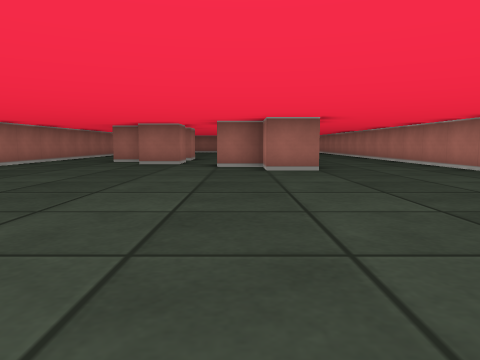
[1] (above)

15 first-person views from a walk through a cub3D ray-caster map. The camera is about half as high as the walls, tilts 6° down and sees 70° across. The floor is counted in squares. Each view is taken from the middle of a square. On the plan, view 1 faces up. The plan holds only what a view shows up to about 9 squares ahead; the rest is blank.

[2]
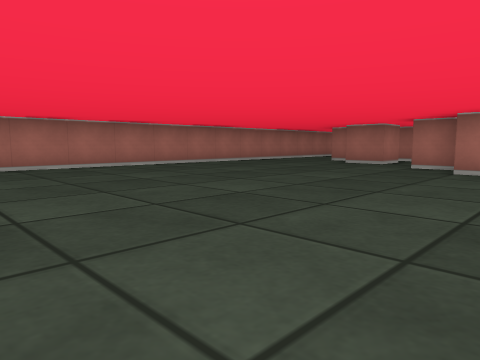

[3]
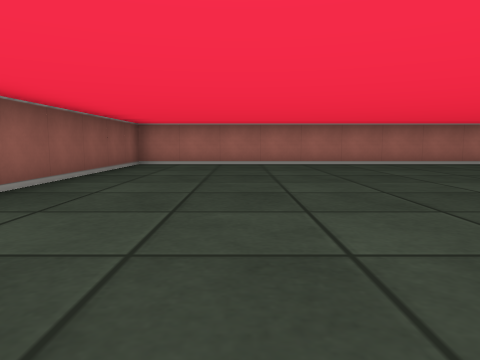

[4]
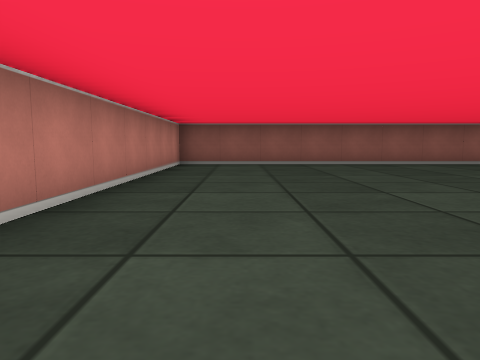

[5]
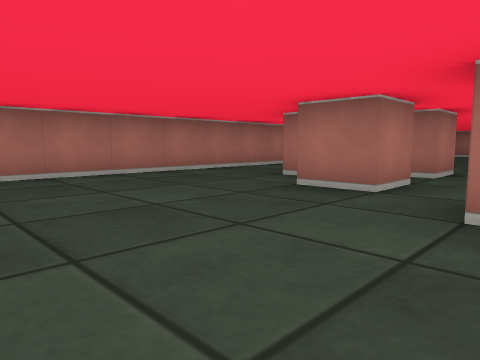

[6]
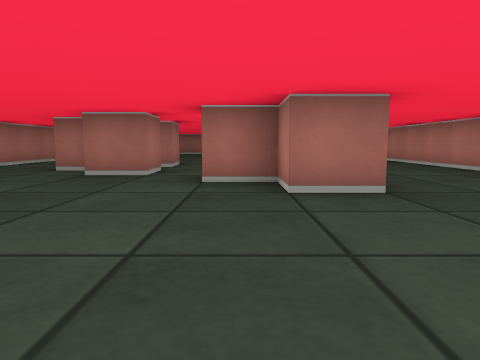

[7]
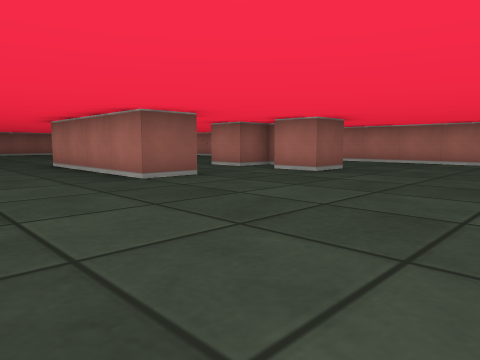

[8]
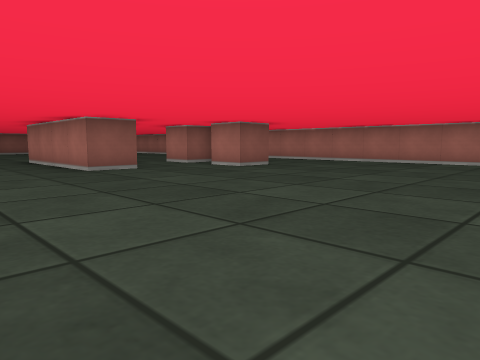

[9]
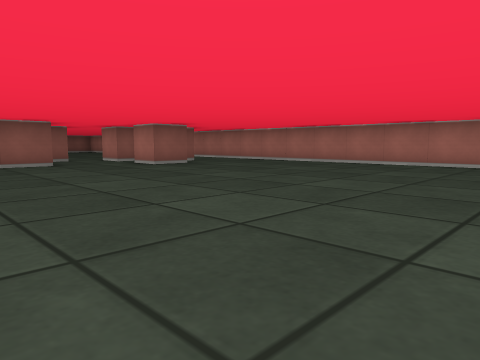

[10]
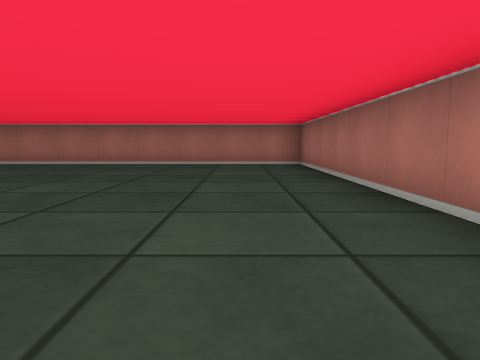

[11]
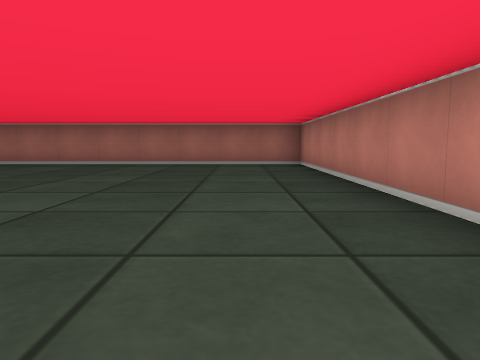

[12]
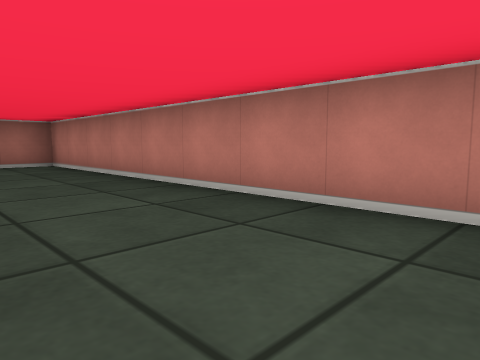

[13]
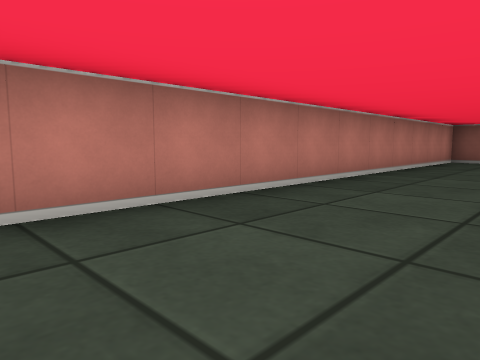

[14]
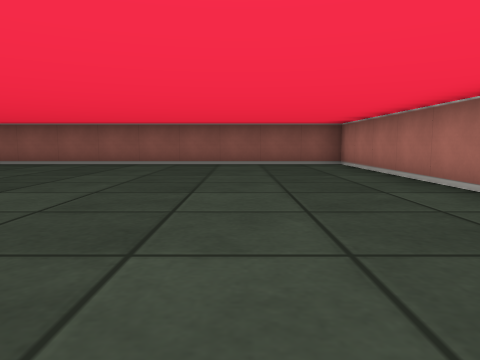

[15]
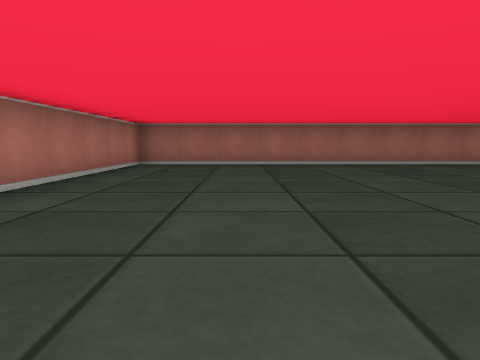

### Floor plan
Points are (right, up) in squares from view 1. A wall is a line through its corners. A room is listed if a view was taken in it or the views show most of it. See-through windows are left out.
Room 1 (views 1, 2, 3, 5, 6, 14)
walls: (1.5, 6.5) (0.5, 6.5) (0.5, 7.5) (-0.5, 7.5); (-1.5, 8.5) (-2.5, 8.5); (-2.9, 9.5) (-3.5, 9.5); (-5.5, 8.5) (-5.5, -2.5) (4.5, -2.5) (4.5, 5.5)
ways out: opening at (-0.2, 7.7) to room 2
Room 2 (views 4, 7, 8, 9, 10, 11, 12, 13, 15)
walls: (0.4, 10.5) (1.5, 10.5) (1.5, 6.5); (-2.6, 11.5) (-1.5, 11.5) (-1.5, 10.5) (-1.9, 10.5); (-2.5, 9.5) (-1.5, 9.5) (-1.5, 8.5); (4.5, 5.5) (4.5, 20.5) (-5.5, 20.5) (-5.5, 8.5)
ways out: opening at (-0.2, 7.7) to room 1

Where each view was taken, in squares from view 1:
view 1: 0 up, 0 right, facing up
view 2: 0 up, 2 right, facing up-left
view 3: 0 up, 3 right, facing left
view 4: 6 up, 3 right, facing down
view 5: 5 up, 0 right, facing up-left
view 6: 3 up, 0 right, facing up
view 7: 15 up, 4 right, facing down-left
view 8: 17 up, 4 right, facing down-left
view 9: 19 up, 3 right, facing down-left
view 10: 19 up, 3 right, facing left
view 11: 12 up, 3 right, facing up
view 12: 12 up, 2 right, facing up-right
view 13: 8 up, 2 right, facing down-right
view 14: 6 up, 3 left, facing down
view 15: 12 up, 3 left, facing up
